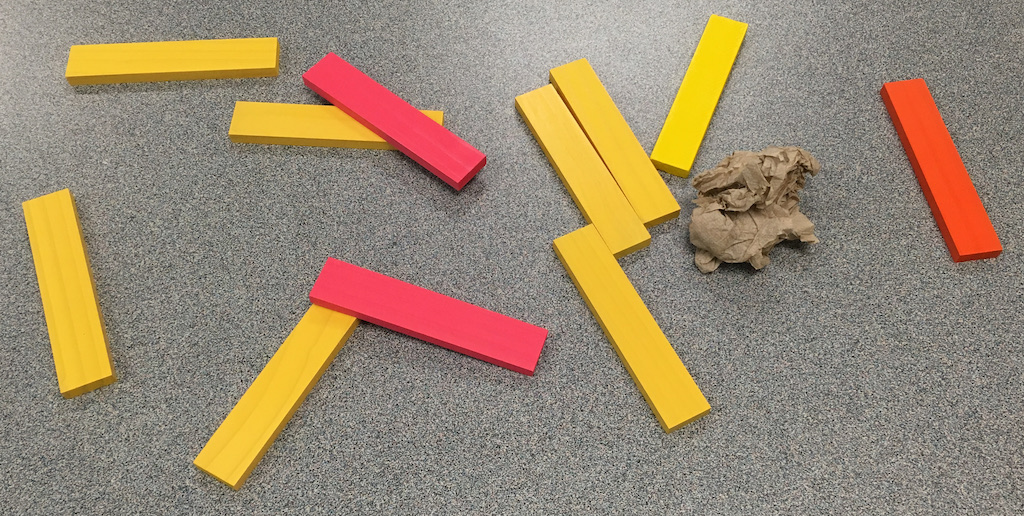
//> input picture Computer Vision - Guess block 3D location/planks1.jpg, 1024 x 516 px
$ ./pyr-blobs-color   (built with g++ and OpenCV 4)
//> lines starting //> are read from the running program, lines starting //| are printed output that depends on the picture; after the words box and inside, x2 and y2 are one past the last pixel; in counts of white or black regions, pixels touching at a corner belong together
/***********************************************************************/

#include "iostream"
#include "opencv2/imgproc.hpp"
#include "opencv2/imgcodecs.hpp"
#include "opencv2/highgui.hpp"

/***********************************************************************/

using namespace std;
using namespace cv;

/***********************************************************************/

#define MAX_N_LEVELS 10 // number of scaled images, including original

/***********************************************************************/

int n_levels = 0; // actual number of levels

// scaled color images
vector<Mat> scaled_images; // vector of scaled images

bool display_this_level[ MAX_N_LEVELS ]; // do we display this level
int sizes[ MAX_N_LEVELS ][2]; // sizes of scaled images
int locations[ MAX_N_LEVELS ][2]; // locations of images in the display
Mat levels; // display of all color scaled images (3D uchar)

// Variances
Mat sum1[ MAX_N_LEVELS ]; // float sum of points so far
Mat sum2[ MAX_N_LEVELS ]; // float sum of squares of points so far.
Mat point_count[ MAX_N_LEVELS ]; // count of points summed up.
Mat variances[ MAX_N_LEVELS ];
Mat levels_var; // display of variances (1D uchar)

Mat blobs[ MAX_N_LEVELS ];
Mat levels_blobs; // display of blobs (3D uchar)

// float var_thresholds[ N_LEVELS ] = { 200.0, 100.0, 500.0, 1000.0, 1000.0 };
float var_thresholds[ MAX_N_LEVELS ] = { 500.0, 750.0, 1000.0, 2000.0, 5000.0, 6000.0, 7000.0, 8000.0, 9000.0, 10000.0 };

/***********************************************************************/
/***********************************************************************/

Mat src_canny, src_gray_canny;
Mat dst_canny, detected_edges_canny;
int lowThreshold = 100;
const int max_lowThreshold = 350;
const int ratio1 = 3;
const int kernel_size = 3;
const char* canny_window_name = "Canny edges based on variance";

static void CannyThreshold(int, void*)
{
    blur( src_gray_canny, detected_edges_canny, Size(3,3) );
    Canny( detected_edges_canny, detected_edges_canny,
	   lowThreshold, lowThreshold*ratio1, kernel_size );
    dst_canny = Scalar::all(0);
    src_canny.copyTo( dst_canny, detected_edges_canny );
    imshow( canny_window_name, dst_canny );
}

/***********************************************************************/

Mat src_canny2, src_gray_canny2;
Mat dst_canny2, detected_edges_canny2;
int lowThreshold2 = 100;
const int max_lowThreshold2 = 350;
const int ratio2 = 3;
const int kernel_size2 = 3;
const char* canny2_window_name = "Canny edges based on image";

static void CannyThreshold2(int, void*)
{
    blur( src_gray_canny2, detected_edges_canny2, Size(3,3) );
    Canny( detected_edges_canny2, detected_edges_canny2,
	   lowThreshold2, lowThreshold2*ratio2, kernel_size2 );
    dst_canny2 = Scalar::all(0);
    src_canny2.copyTo( dst_canny2, detected_edges_canny2 );
    imshow( canny2_window_name, dst_canny2 );
}

/***********************************************************************/

int main( int argc, char** argv )
{
  const char* pyramid_window_name = "Image pyramid";
  const char* filename = argc >=2 ? argv[1] : "planks1.jpg";

  // Get an image
  Mat src = imread( filename );
//> src is the input picture: 516 rows x 1024 cols, CV_8UC3; mean B, G, R 113.6, 137.3, 155.3
  // Check if image is loaded fine
  if( src.empty() )
    {
      printf(" Error opening image\n");
      printf(" Program Arguments: [image_name]\n");
      return -1;
    }

  // figure out how many levels of shrinkage we are going to apply
  int r = src.rows;
  int c = src.cols;
  for ( n_levels = 1; n_levels <= MAX_N_LEVELS; n_levels++ )
    {
      printf( "level %d: %d %d\n", n_levels - 1, r, c );
      if ( src.rows < src.cols )
	{
	  if ( r < 32 || c < 64 )
	    break;
	}
      else
	{
	  if ( c < 32 || r < 64 )
	    break;
	}
      r >>= 1;
      c >>= 1;
    }

  int scale_factor = 1 << n_levels;

  // figure out what image sizes we are going to actually use
  // round size up so can do N_LEVEL-1 shrinks
  int n_cols = ((src.cols + scale_factor - 1) >> n_levels) << n_levels;
  int n_rows = ((src.rows + scale_factor - 1) >> n_levels) << n_levels;
  printf( "%d %d; %d %d; %d %d\n", n_levels, scale_factor,
	  src.cols, src.rows, n_cols, n_rows );
//| 6 64; 1024 516; 1024 576

  // src_copy is a copy of the original image that is the correct size
  Mat src_copy = Mat::zeros( n_rows, n_cols, CV_8UC3 );
  printf( "src_copy: %d %d\n", src_copy.cols, src_copy.rows );
//| src_copy: 1024 576
  src.copyTo( src_copy( Rect( 0, 0, src.cols, src.rows ) ));
  // initialize hierarchy of sum arrays
  src_copy.convertTo( sum1[0], CV_32FC3, 1.0 );
  sum2[0] = Mat::zeros( n_rows, n_cols, CV_32FC3 );
  point_count[0] = Mat::ones( n_rows, n_cols, CV_32FC3 );

  // Build an image pyramid and save it in a vector of type Mat
  buildPyramid( src_copy, scaled_images, n_levels-1, BORDER_REPLICATE );

  // figure out what scaled images we can actually show on our screen
  int level_start = n_levels - 5;
  if ( level_start < 0 )
    level_start = 0;

  printf( "level_start: %d\n", level_start );
  int level = 0;
  for ( level = 0; level < n_levels; level++ )
    {
      if ( level < level_start )
	display_this_level[ level ] = false;
      else
	display_this_level[ level ] = true;
      locations[ level ][ 0 ] = 0;
      locations[ level ][ 1 ] = 0;
      sizes[ level ][ 0 ] = scaled_images[ level ].cols;
      sizes[ level ][ 1 ] = scaled_images[ level ].rows;
    }

  int levels_cols;
  int levels_rows;
  // create color display and put original image into them
  if ( n_cols >= n_rows )
    {
      levels_cols = sizes[ level_start ][ 0 ];
//> levels_cols = 512
      levels_rows = sizes[ level_start ][ 1 ];
//> levels_rows = 288
    }
  else
    {
      // transposing the picture
      levels_cols = sizes[ level_start ][ 1 ];
      levels_rows = sizes[ level_start ][ 0 ];
    }
  levels_rows = levels_rows + (levels_rows >> 1);
//> levels_rows = 432
  levels = Mat::zeros( levels_rows, levels_cols, CV_8UC3 );
//> levels: 432 rows x 512 cols, CV_8UC3; every value is 0
  printf( "levels: %d %d\n", levels.cols, levels.rows );
//| levels: 512 432

  // print out the sizes of the matrices for debugging
  level = 0;
  printf( "%d: %s %d %d; %d %d\n", level,
	  (display_this_level[ level ]) ? "display" : "not displayed",
	  locations[ level ][0], locations[ level ][1],
	  sizes[ level ][ 0 ], sizes[ level ][ 1 ] );
//| 0: not displayed 0 0; 1024 576

  // copy the first image into the display
  if ( level_start == 0 )
    {
      if ( n_cols >= n_rows )
	{
	  scaled_images[0].copyTo( levels( Rect( locations[ level_start ][0],
						 locations[ level_start ][1],
						 sizes[ level_start ][0],
						 sizes[ level_start ][1] ) ) );
	}
      else
	{
	  Mat m;
	  rotate( scaled_images[0], m, ROTATE_90_COUNTERCLOCKWISE );
	  printf( "m: %d %d\n", m.cols, m.rows );
	  m.copyTo( levels_var( Rect( locations[ level_start ][0],
				      locations[ level_start ][1],
				      sizes[ level_start ][1],
				      sizes[ level_start ][0] ) ) );
	}
    }

  int i_col = 0;
  int i_row = 0;
  if ( n_cols >= n_rows )
    i_row = sizes[ level_start ][ 1 ];
//> i_row = 288
  else
    i_row = sizes[ level_start ][ 0 ];
  for ( level = 1; level < n_levels; level++ )
    {
      // hack to set sub-image locations in overall picture
      if ( level > level_start )
	{
	  locations[level][0] = i_col;
	  locations[level][1] = i_row;
	}
      // print out the sizes of the matrices for debugging
      if ( n_cols >= n_rows )
	{
	  printf( "%d: %s %d %d; %d %d\n", level,
		  (display_this_level[ level ]) ? "display" : "not displayed",
		  locations[ level ][0], locations[ level ][1],
		  sizes[ level ][ 0 ], sizes[ level ][ 1 ] );
	}
      else
	{
	  printf( "%d: %s %d %d; %d %d\n", level,
		  (display_this_level[ level ]) ? "display" : "not displayed",
		  locations[ level ][0], locations[ level ][1],
		  sizes[ level ][ 1 ], sizes[ level ][ 0 ] );
	}
      if ( level >= level_start )
	{
	  if ( n_cols >= n_rows )
	    {
	      // copy the scaled versions of the source image into the display
	      scaled_images[ level ].copyTo( levels( Rect( locations[level][0],
							   locations[level][1],
							   sizes[level][0],
							   sizes[level][1] ) ) );
	    }
	  else
	    {
	      Mat m;
	      rotate( scaled_images[ level ], m, ROTATE_90_COUNTERCLOCKWISE );
	      // copy the scaled versions of the source image into the display
	      m.copyTo( levels( Rect( locations[level][0],
				      locations[level][1],
				      sizes[level][1],
				      sizes[level][0] ) ) );
	    }
	}
      if ( level > level_start )
	{
	  // move to the next smaller image
	  if ( n_cols >= n_rows )
	    i_col += scaled_images[ level ].cols;
	  else
	    i_col += scaled_images[ level ].rows;
	}
    }
//> this loop made 5 passes
//> i_col on passes 2 to 5: 256, 384, 448, 480
//> (printed output is left out)
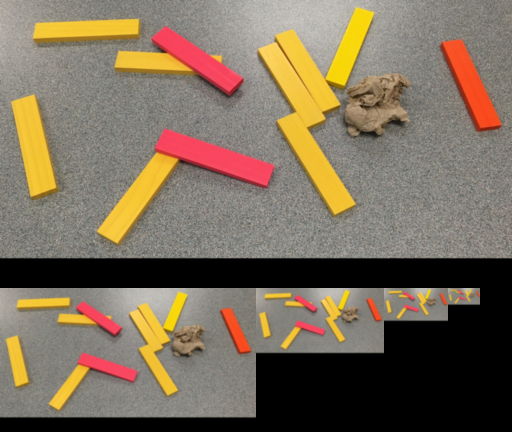
//> levels: 432 rows x 512 cols, CV_8UC3; mean B, G, R 90.6, 109.5, 123.8
//> after the loop, i_col = 480
  printf( "i_col: %d\n", i_col );
//| i_col: 480

  imshow( pyramid_window_name, levels );

  printf( "var 1 *********************\n" );

  const char* variance_pyramid_window_name = "variance pyramid";

  // Variance matrix displays
  variances[0] = Mat::zeros( n_rows, n_cols, CV_32F );
  levels_var = Mat::zeros( levels.rows, levels.cols, CV_8U );

  Mat vari_m = Mat::zeros( n_rows, n_cols, CV_8U );

  // do a special variance computation for level 0, which looks at a 3x3 region
  // go through the pixels
  for ( int r = 0; r < n_rows; r++ )
    {
      for ( int c = 0; c < n_cols; c++ )
	{
	  float varf = 0;
	  for ( int j = 0; j < 3; j++ ) // iterate through colors
	    {
	      // initialize sum2 and point_count
	      float vv = src_copy.at<Vec3b>(r,c)[j];
	      sum2[0].at<Vec3f>(r,c)[j] = vv*vv;
	      point_count[0].at<Vec3f>(r,c)[j] = 1;

	      float v_sum = 0.0;
	      float v_sum2 = 0.0;
	      int n = 0;
	      for ( int dr = -1; dr < 2; dr++ )
		{
		  int ir = r + dr;
		  if ( ir < 0 )
		    continue;
		  if ( ir >= n_rows )
		    continue;
		  for ( int dc = -1; dc < 2; dc++ )
		    {
		      int ic = c + dc;
		      if ( ic < 0 )
			continue;
		      if ( ic >= n_cols )
			continue;
		      int v = src_copy.at<Vec3b>(ir,ic)[j];
		      // sum up the values and the values squared.
		      v_sum += v; // used to calculate the mean
		      v_sum2 += v*v; // used to calculate the variance
		      n++;
		      /*
		      if ( r == 0 && c == 1 )
			printf( "      %d %d %g %g %g %d %d\n",
				ir, ic, varf, v_sum, v_sum2, v, n );
		      */
		    }
		}
	      v_sum /= n;
	      v_sum2 /= n;
	      varf += (v_sum2 - v_sum*v_sum);
	      /*
	      if ( r == 0 && c == 1 )
		printf( "%d %d %g %g %g %d\n", r, c, varf, v_sum, v_sum2, n );
	      */
	    }
	  variances[0].at<float>( r, c ) = varf;
	  if ( varf < 0.0 )
	    {
	      fprintf( stdout, "varf less than zero: %g\n", varf );
	      varf = 0.0;
	    }
	  if ( varf > 255.49 )
	    varf = 255;
	  int vari = round( varf );
	  vari_m.at<uchar>( r, c ) = vari;
	}
      // printf( "%d\n", r );
    }
//> point_count[0]: 576 rows x 1024 cols, CV_32FC3; every value is 1

  // copy the scaled versions of the variances into the display
  if ( level_start == 0 )
    {
      if ( n_cols >= n_rows )
	{
	  vari_m.copyTo( levels_var( Rect( locations[ level_start ][0],
					   locations[ level_start ][1],
					   sizes[ level_start ][0],
					   sizes[ level_start ][1] ) ) );
	}
      else
	{
	  Mat m;
	  rotate( vari_m, m, ROTATE_90_COUNTERCLOCKWISE );
	  printf( "m: %d %d\n", m.cols, m.rows );
	  m.copyTo( levels_var( Rect( locations[ level_start ][0],
				      locations[ level_start ][1],
				      sizes[ level_start ][1],
				      sizes[ level_start ][0] ) ) );
	}
    }

  printf( "var 2 *********************\n" );

  // now create the smaller scale versions
  for ( level = 1; level < n_levels; level++ )
    {
      Mat vari_m = Mat::zeros( sizes[ level ][1], sizes[ level ][0], CV_8U );
      printf( "Variance level %d; %d %d; %d %d; %d %d\n",
	      level, vari_m.cols, vari_m.rows,
	      scaled_images[ level ].cols, scaled_images[ level ].rows,
	      sizes[ level ][0], sizes[ level ][1] );
      // create the matrices
      sum1[level] =
	Mat::zeros( scaled_images[level].rows, scaled_images[level].cols,
		    CV_32FC3 );
      sum2[level] =
	Mat::zeros( scaled_images[level].rows, scaled_images[level].cols,
		    CV_32FC3 );
      point_count[level] =
	Mat::zeros( scaled_images[level].rows, scaled_images[level].cols,
		    CV_32FC3 );
      variances[level] = Mat::zeros(
	    scaled_images[level].rows, scaled_images[level].cols, CV_32F );
      // go through the pixels
      for ( int r = 0; r < scaled_images[level].rows; r++ )
	{
	  for ( int c = 0; c < scaled_images[level].cols; c++ )
	    {
	      float varf = 0;
	      for ( int j = 0; j < 3; j++ ) // iterate through colors
		{
		  float v_sum = 0.0;
		  float v_sum2 = 0.0;
		  float v_count = 0.0;
		  for ( int dr = 0; dr < 2; dr++ )
		    {
		      int ir = 2*r + dr;
		      for ( int dc = 0; dc < 2; dc++ )
			{
			  int ic = 2*c + dc;
			  float v = sum1[level-1].at<Vec3f>(ir,ic)[j];
			  // sum up the values and the values squared.
			  v_sum += v; // used to calculate the mean
			  // v_sum2 += v*v; // used to calculate the variance
			  v_sum2 += sum2[level-1].at<Vec3f>(ir,ic)[j];
			  v_count += point_count[level-1].at<Vec3f>(ir,ic)[j];
			  /*
			  if ( r == 0 && c == 1 )
			    printf( "      %d %d %g %g %g %f %f\n",
				    ir, ic, varf, v_sum, v_sum2, v, v_count );
			  */
			}
		    }
		  sum1[level].at<Vec3f>(r,c)[j] = v_sum;
		  sum2[level].at<Vec3f>(r,c)[j] = v_sum2;
		  point_count[level].at<Vec3f>(r,c)[j] = v_count;
		  varf += v_sum2/v_count - v_sum*v_sum/(v_count*v_count);
		  /*
		  if ( r == 0 && c == 1 )
		    printf( "%d %d %d %g %g %g %f\n",
			    level, r, c, varf, v_sum, v_sum2, v_count );
		  */
		}
	      variances[level].at<float>( r, c ) = varf;
	      if ( varf < 0.0 )
		{
		  fprintf( stdout, "varf less than zero: %g\n", varf );
		  varf = 0.0;
		}
	      if ( varf > 255.49 )
		varf = 255;
	      int vari = round( varf );
	      vari_m.at<uchar>( r, c ) = vari;
	      /*
	      if ( r==0 && c==0 )
	       printf( "%d %d; %d %d; %d %d; %d\n",
			locations[level][0], locations[level][1],
			r, c,
			r + locations[level][0], c + locations[level][1],
			vari );
	      */
	    }
	}

      // copy the scaled versions of the variances into the display
      if ( level >= level_start )
	{
	  if ( n_cols >= n_rows )
	    {
	      vari_m.copyTo( levels_var( Rect( locations[ level ][0],
					       locations[ level ][1],
					       sizes[ level ][0],
					       sizes[ level ][1] ) ) );
	    }
	  else
	    {
	      Mat m;
	      rotate( vari_m, m, ROTATE_90_COUNTERCLOCKWISE );
	      m.copyTo( levels_var( Rect( locations[ level ][0],
					  locations[ level ][1],
					  sizes[ level ][1],
					  sizes[ level ][0] ) ) );
	    }
	}
    }
//> this loop made 5 passes
//| Variance level 1; 512 288; 512 288; 512 288
//| Variance level 2; 256 144; 256 144; 256 144
//| Variance level 3; 128 72; 128 72; 128 72
//| Variance level 4; 64 36; 64 36; 64 36
//| Variance level 5; 32 18; 32 18; 32 18
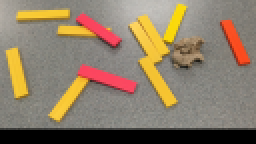
//> sum1[3]: 72 rows x 128 cols, CV_32FC3 (shown 2 times larger); mean B, G, R 6513.7, 7874.1, 8901.9; drawn with min black and max white
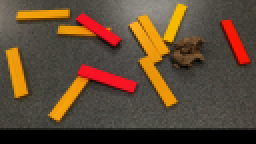
//> sum2[3]: 72 rows x 128 cols, CV_32FC3 (shown 2 times larger); mean B, G, R 829636.6, 1162845, 1511152.5; drawn with min black and max white
//> point_count[1]: 288 rows x 512 cols, CV_32FC3; every value is 4
//> point_count[2]: 144 rows x 256 cols, CV_32FC3; every value is 16
//> point_count[3]: 72 rows x 128 cols, CV_32FC3; every value is 64
//> point_count[4]: 36 rows x 64 cols, CV_32FC3; every value is 256
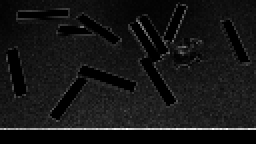
//> variances[3]: 72 rows x 128 cols, CV_32FC1 (shown 2 times larger); min 0, max 18721.4, mean 1590.8; drawn with min black and max white
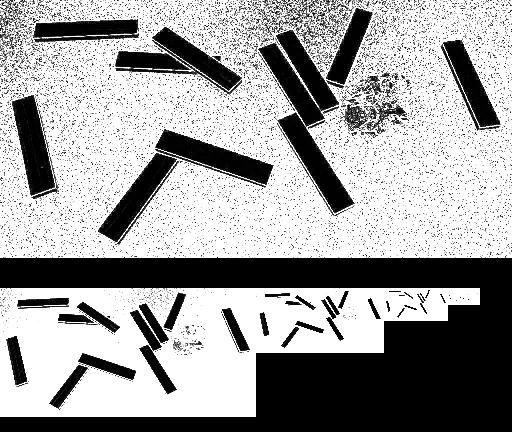
//> levels_var: 432 rows x 512 cols, CV_8UC1; min 0, max 255, mean 159.6

  // show the variances
  imshow( variance_pyramid_window_name, levels_var );

  printf( "blobs 1 *********************\n" );

  // Blob displays
  const char* blobs_pyramid_window_name = "blobs pyramid";
  levels_blobs = Mat::zeros( levels.rows, levels.cols, CV_8UC3 );
  printf( "levels_blobs: %d %d\n", levels_blobs.cols, levels_blobs.rows );
//| levels_blobs: 512 432

  Mat blobs_m0 = Mat::zeros( n_rows, n_cols, CV_8UC3 );

  // do a special blob computation for level 0, which looks at a 3x3 region
  // go through the pixels
  for ( int r = 0; r < n_rows; r++ )
    {
      for ( int c = 0; c < n_cols; c++ )
	{
	  float varf = 0.0;
	  for ( int dr = -2; dr <= 2; dr++ )
	    {
	      int ir = r + dr;
	      if ( ir < 0 )
		continue;
	      if ( ir >= n_rows )
		continue;
	      for ( int dc = -2; dc <= 2; dc++ )
		{
		  int ic = c + dc;
		  if ( ic < 0 )
		    continue;
		  if ( ic >= n_cols )
		    continue;
		  varf += variances[0].at<float>( r, c );
		}
	    }
	  if ( varf < var_thresholds[0] )
	    {
	      blobs_m0.at<Vec3b>( r, c )[0] = 255;
	      blobs_m0.at<Vec3b>( r, c )[1] = 255;
	      blobs_m0.at<Vec3b>( r, c )[2] = 255;
	    }
	}
    }
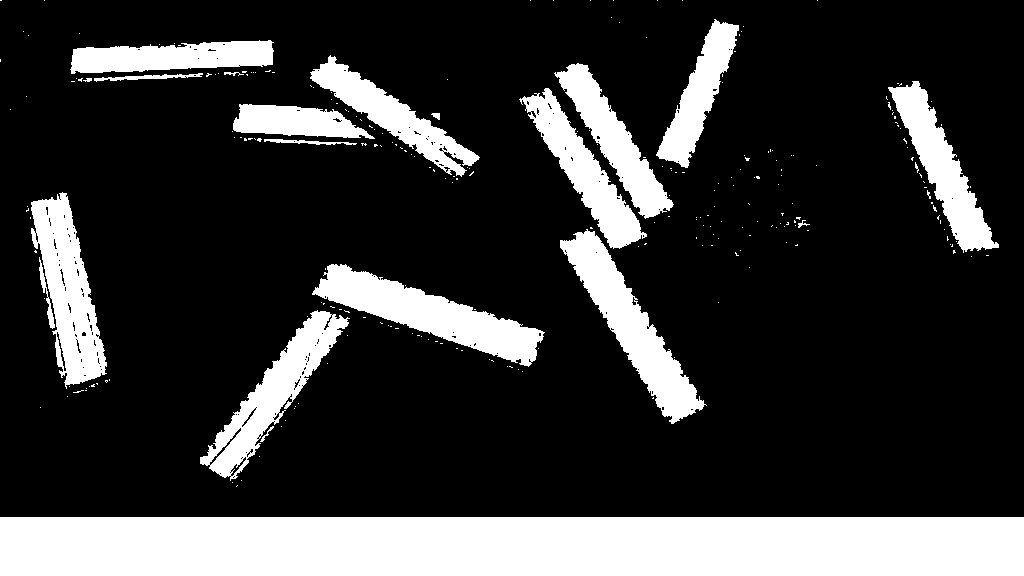
//> blobs_m0: 576 rows x 1024 cols, CV_8UC3; 21.6% white; 257 white regions (237 under 20 px), largest, box (x1, y1, x2, y2) and area: (0, 517, 1024, 576) 60416, (312, 264, 545, 367) 8469, (560, 229, 707, 424) 7902

  // copy the scaled versions of the variances into the display
  if ( level_start == 0 )
    {
      if ( n_cols >= n_rows )
	{
	  blobs_m0.copyTo( levels_blobs( Rect( locations[ level_start ][0],
					       locations[ level_start ][1],
					       sizes[ level_start ][0],
					       sizes[ level_start ][1] ) ) );
	}
      else
	{
	  Mat m;
	  rotate( blobs_m0, m, ROTATE_90_COUNTERCLOCKWISE );
	  printf( "m: %d %d\n", m.cols, m.rows );
	  m.copyTo( levels_blobs( Rect( locations[ level_start ][0],
					locations[ level_start ][1],
					sizes[ level_start ][1],
					sizes[ level_start ][0] ) ) );
	}
    }

  printf( "blobs 2 ********************\n" );

  level = 1;
  printf( "Blobs level %d; %d %d; %d %d\n",
	  level, scaled_images[ level ].cols, scaled_images[ level ].rows,
	  sizes[ level ][0], sizes[ level ][1] );
//| Blobs level 1; 512 288; 512 288

  // now create the smaller scale versions
  for ( level = 1; level < n_levels; level++ )
    {
      Mat blobs_m = Mat::zeros( sizes[ level ][1], sizes[ level ][0],
				CV_8UC3 );
      printf( "Blobs level %d; %d %d; %d %d; %d %d\n",
	      level, blobs_m.cols, blobs_m.rows,
	      scaled_images[ level ].cols, scaled_images[ level ].rows,
	      sizes[ level ][0], sizes[ level ][1] );
      // go through the pixels
      for ( int r = 0; r < scaled_images[level].rows; r++ )
	{
	  for ( int c = 0; c < scaled_images[level].cols; c++ )
	    {
	      float varf = 0;
	      for ( int dr = -2; dr <= 2; dr++ )
		{
		  int ir = r + dr;
		  if ( ir < 0 )
		    continue;
		  if ( ir >= n_rows )
		    continue;
		  for ( int dc = -2; dc <= 2; dc++ )
		    {
		      int ic = c + dc;
		      if ( ic < 0 )
			continue;
		      if ( ic >= n_cols )
			continue;
		      varf += variances[level].at<float>( r, c );
		    }
		}
	      // printf( "%d %d %g\n", r, c, varf );
	      if ( varf < var_thresholds[level] )
		{
		  blobs_m.at<Vec3b>( r, c )[0] = 255;
		  blobs_m.at<Vec3b>( r, c )[1] = 255;
		  blobs_m.at<Vec3b>( r, c )[2] = 255;
		}
	    }
	}

      // copy the scaled versions of the variances into the display
      if ( level >= level_start )
	{
	  if ( n_cols >= n_rows )
	    {
	      blobs_m.copyTo( levels_blobs( Rect( locations[ level ][0],
						  locations[ level ][1],
						  sizes[ level ][0],
						  sizes[ level ][1] ) ) );
	    }
	  else
	    {
	      Mat m;
	      rotate( blobs_m, m, ROTATE_90_COUNTERCLOCKWISE );
	      m.copyTo( levels_blobs( Rect( locations[ level ][0],
					    locations[ level ][1],
					    sizes[ level ][1],
					    sizes[ level ][0] ) ) );
	    }
	}
    }
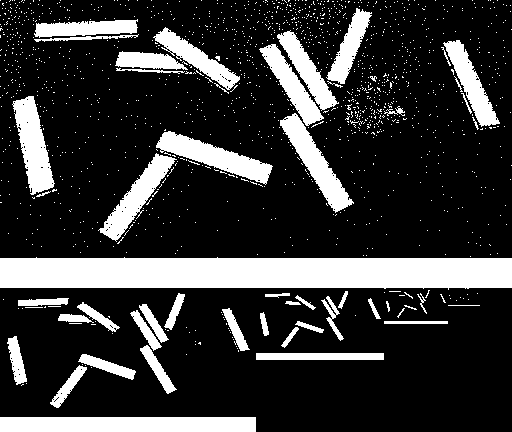
//> levels_blobs: 432 rows x 512 cols, CV_8UC3; 21.3% white; 1449 white regions (1399 under 20 px), largest, box (x1, y1, x2, y2) and area: (0, 257, 512, 290) 15371, (0, 417, 256, 432) 3840, (156, 131, 273, 185) 2292

  // show the blobs
  imshow( blobs_pyramid_window_name, levels_blobs );

  bool useRefine = false;

  printf( "LSD lines based on variances ****************\n" );

  Mat levels_gray;
  cvtColor( levels, levels_gray, COLOR_BGR2GRAY );

  // Create and LSD detector with standard or no refinement.
  Ptr<LineSegmentDetector> ls = useRefine ?
    createLineSegmentDetector(LSD_REFINE_STD) :
    createLineSegmentDetector(LSD_REFINE_NONE);

  vector<Vec4f> lines_std;

  // Detect the lines
  ls->detect( levels_gray, lines_std );
//> lines_std = 202 items, first 8: [478.1, 287.5, 0.62, 287.4], [479.4, 303.1, 479.4, 288.1], [255.5, 415.6, 255.4, 353.1], [383.4, 351.9, 383.2, 320.6], [0.62, 257.6, 510.6, 257.6], [0.62, 416.7, 254.4, 416.7], [447.5, 319.4, 447.3, 305.6], [445.6, 303.8, 478.1, 304.1]
//> (the rest of the program and of its run is left out)
